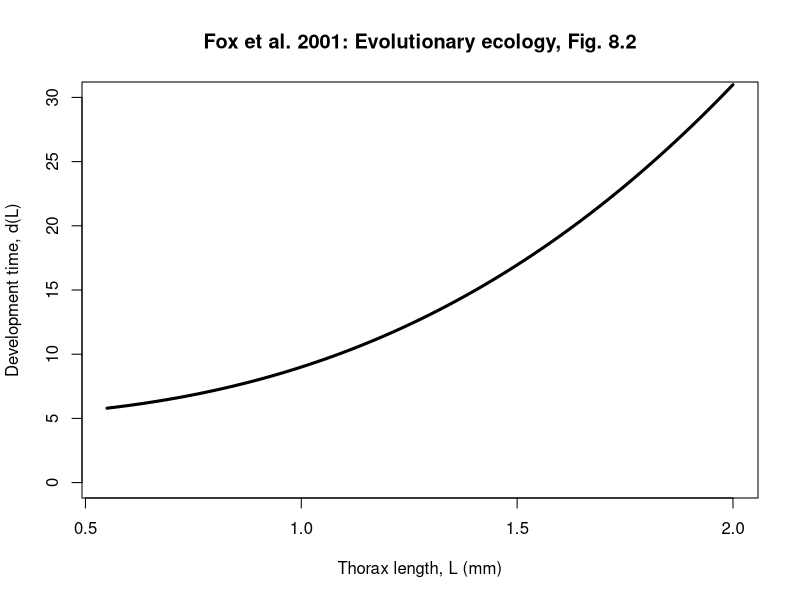
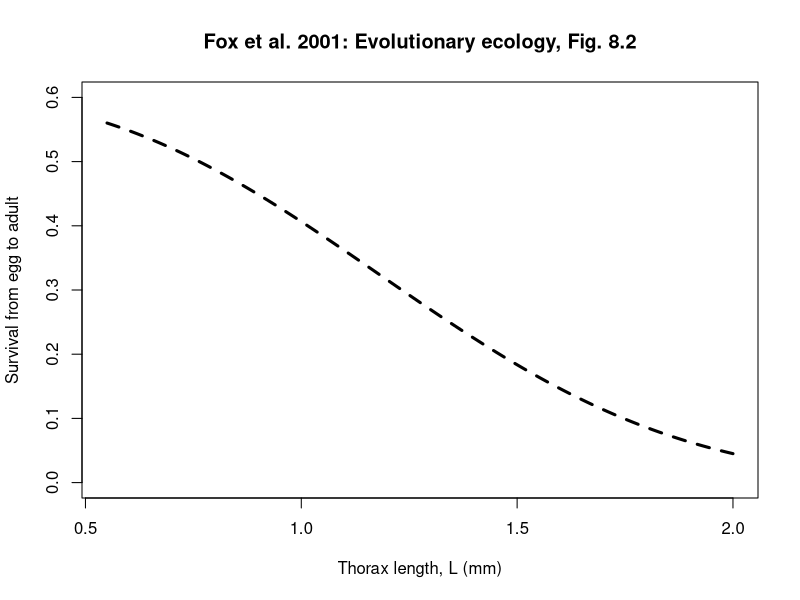
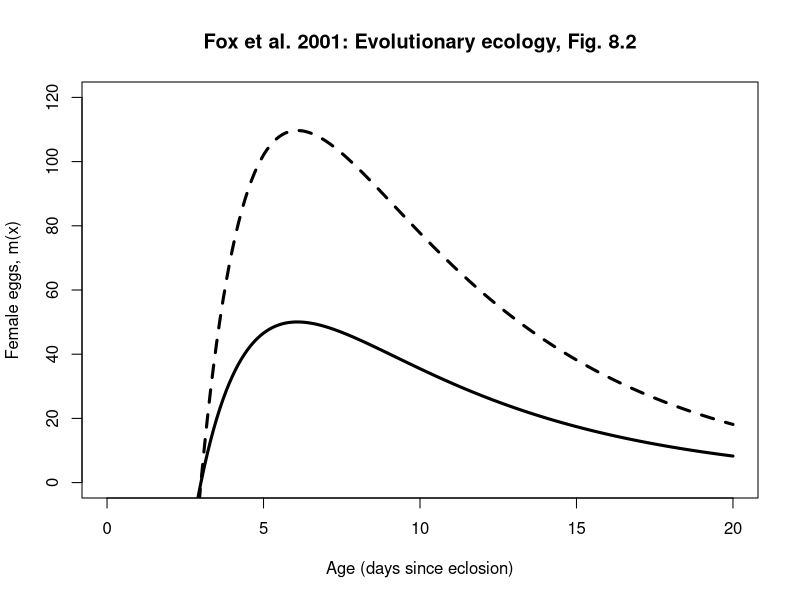
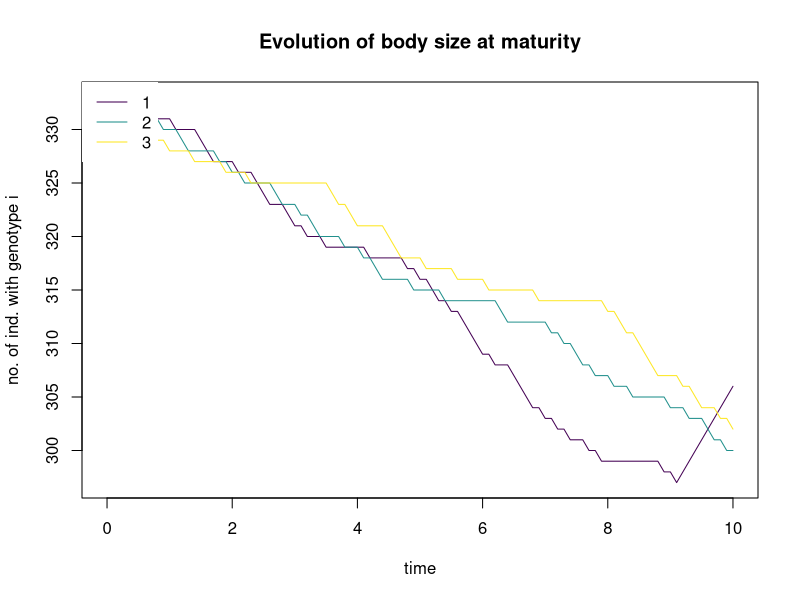

Write the R code that produced these figures, in order.
# EVOLUTION OF AGE AND SIZE AT MATURITY IN DROSOPHILIA
#__________________________

# Based on the section beginning on p107 of Fox et al. Evolutionary Ecology.
# https://ebookcentral.proquest.com/lib/mun/detail.action?docID=430289

# Remove all objects from the workspace: usually start with this
rm(list=ls())

# Load a package that provides a color palette
# You'll need to install this
require(viridis)

# The number of time steps to run the simulation
# You can change 100 to a different number if you would like
total.time = 100

# Larval mortality rate
# ---------------------
# To figure out that the larval mortality rate was 0.1 individuals per time,
# I tried to reproduce Figure 8.2 from Fox et al: I tried different values of
# l0 until I got a graph that gave reasonable "Survival from egg to adult"
# probabilities as a function of thorax length (see below)
l0 = .1

# Adult mortality rate
# --------------------
# I couldn't find any information on the adult mortality rate so I just
# guessed that adult mortality was 1/2 larval mortality. You could change
# this number, but I'd expect that adult mortality is less than larval.
l1 = l0*0.5

# Population size
#----------------
# This simulation considers evolution in a population that,
# for the most part, doesn't change in size. The population size should be relatively
# large or the evolutionary outcome with be affected by genetic drift.
# Although, Fox et al. 2001 states that their results apply to population growth with
# no density dependence, computation will become very slow if the number of
# individuals is allowed to become very large. To avoid this we assume a fixed population
# size with one birth and one death in a time step.
Popn.Size=1000

# Genotypes
#----------
# Create a list of gentoypes/phenotypes that are present in the population
# The list of numbers below is the thorax size in millimeters. The list below
# considers 3 different genotypes, which correspond to thorax lengths of 
# 1mm, 2mm, and 3mm. Your list of genotypes can consist of more than 3
# genotypes, and you should choose different values for your computational experiments.
genotypes.list = c(1,2,3)

# The number of genotypes
Number.genotypes = length(genotypes.list)

# The different genotypes are assembled into a dataframe where different
# facts about these genotypes can be added, for example, the development
# time to reach a particular lenghth at maturity.
genotypes = data.frame(id=1,L=genotypes.list[1])

# Each genotype is given an "id" named by its position in genotypes.list.
for(i in seq(2,Number.genotypes)){
  genotypes = rbind(genotypes,c(id = i,L=genotypes.list[i]))
}

# The development time function
#-----------------------------
# The time to reach maturity (be reproductive) is determined by the length
# at maturity, for example, if the length at maturity is quite large, then
# it will take more days to reach maturity
Development = function(L){
  # The graph provided in Fox et al. 2001 Fig. 8.2 was used to estimate the
  # parameters d0, d1, and d2. 
  d0 =4
  d1 = 2.7
  d2 = 5
  # The formula for D, is equation 8.3 on p107 of Fox et al. 2001
  D = d0*L^d1 + d2
  return(D)
}

# Make a graph of development time versus thorax length
#-----------------------
# Make a list of thorax lengths at maturity to go on the x-axis
Lvec = seq(.55,2,.01)
# Now make a graph: on the y-axis are the develpment times for different lengths
# at maturity, on the x-axis are the lengths
plot(Lvec,Development(Lvec),typ="l", lwd=3, ylim = c(0,30), xlim = c(0.55,2), xlab = "Thorax length, L (mm)", ylab = "Development time, d(L)", main = "Fox et al. 2001: Evolutionary ecology, Fig. 8.2")

# Make a graph of the proportion of larvae surviving to maturity as a function
# of thorax length at maturity
#-----------------------------------------------------------
# Every day, there is the same rate of larval mortality, l0, however,
# when the size at maturity is bigger, it takes more days to reach maturity and
# so the probability of dying before reaching the adult stage is higher.
# The equation for the proportion of larvae surviving to adulthood is similiar
# to equation 8.5 in Fox et al. 2001. This graph was used to estimate,
# l0, based on its agreement with Figure 8.2 in Fox et al. 2001
plot(Lvec,exp(-l0*Development(Lvec)),typ="l", lty=2, lwd=3, xlim=c(0.55,2), ylim = c(0,.6), xlab = "Thorax length, L (mm)", ylab = "Survival from egg to adult", main = "Fox et al. 2001: Evolutionary ecology, Fig. 8.2")

# Now we calculate the development time for each of the genotypes and add
# this information to the dataframe summarizing the genotypes
Develop.time = Development(genotypes$L)
genotypes = cbind(genotypes,Develop.time)

# Define the characteristics of all indviduals in the population initially
#------------------------------------------------------------
genotype = NULL
develop.time = NULL
L = NULL
age = NULL

# We begin with all genotypes equally abundant. Run this code below:
for(i in seq(1,Number.genotypes)){
  genotype = c(genotype,rep(i,Popn.Size/Number.genotypes))
  develop.time=c(develop.time,rep(genotypes$Develop.time[i],Popn.Size/Number.genotypes))
  L = c(L,rep(genotypes$Develop.time[i],Popn.Size/Number.genotypes))
  age=c(age,rep(0,Popn.Size/Number.genotypes))
}

# The loop above is used to create a dataframe "Popn" that lists all the
# individuals in the population, their genotype, their age, and the aspects
# of life history that derive from size at maturity, L, i.e. development time
Popn = data.frame(cbind(genotype=genotype,age=age,L=L,develop.time))

# Fecundity is a function of body size at maturity and age:
Fecundity = function(a,L){
  # The parameters weren't given in Fox et al., so I did a bunch of algebra and
  # graphing to figure out what the parameters could be to reproduce Fig. 8.2
  # in Fox et al. I assumed that small implied L = 0.6mm and large implied L=1.6mm.
  m1 = .45
  # m2: x-intercept
  m2 = 3
  m3 = .15
  m5 = .8
  m4 = 250
  # m0 is described in the text below equation 8.4
  m0 = m4*L^m5
  # m is equation 8.4 on p107
  m = m0*(1-exp(-m1*(a-m2)))*exp(-m3*a)
  return(m)
}

# Graph age (days) versus female eggs
#------------------------------------
# Vector of ages to plot on the x-axis
avec = seq(0,20,.1)
# The values on the y-axis are given by evaluating the Fecundity function
# for L = 0.6mm (small) and L=1.6mm (large)
plot(avec,Fecundity(avec,0.6), typ="l", lwd=3,ylim = c(0,120), xlab = "Age (days since eclosion)", ylab = "Female eggs, m(x)", main = "Fox et al. 2001: Evolutionary ecology, Fig. 8.2")
lines(avec, Fecundity(avec,1.6), lwd=3, lty=2)

# For the population dynamics, we assume that each time step on individual dies
# and one individual reproduces making an offspring with the same genotype but
# with age 0. This is called the DB model (death then birth) and I have assumed
# the population has a fixed size (if at least one individual can reproduce).
# Every inidividual in the population gets a "score" for their chance of dying:
# l0 is assigned to all larvae, and l1 to all adults. Any individual dies in
# proportion to its "dscore" based on these mortality rates.

# Setting dscore and bscore = age is preallocation to get the correct size, since bscore
# and dscore will have the same length as the number of individuals in the population.

dscore = age

# Each individual is assinged a "bscore" that reflects their chance of reproducing.
# If the individual has yet to reach reproductive age, then bscore is 0 for them. For all
# individuals that have reach reproductive age, their "bscore" is in proportion to
# their fecundity as determined by the Fecundity() function: depending on their
# age and size at maturity

bscore = age

# At each time step, we count all the individuals with a particular
# genotype, and record these counts in a matrix "Number". Below is
# preallocation, and setting the correct value at t=0 before we let the dynamics
# evolve over time.
Number = matrix(0,total.time+1,1+Number.genotypes)
Number[1,]=c(0,t(unname(table(Popn$genotype))))

# Before we enter the loop, time is set equal to 0. In the loop, Time will
# be incremented with every iteration of the loop
Time = 0

# Run the temporal dynamics to reveal the changes in genotype
# frequency
for(t in seq(1,total.time)){
# Each individual has a corresponding dscore, based on whether the
# individual is a larvae or an adult:
dscore[Popn$age>=Popn$develop.time] = l1
dscore[Popn$age<Popn$develop.time] = l0
# cum.dscore: divide up a number line into intervals with length proportional to the
# dscore for each individual
cum.dscore = cumsum(dscore)
# r1: choose a random number. This random number corresponds to an interval of cum.dscore associated
# with a given individual. Based on this random number an individual is selected to
# die: the individual that dies is randomly choosen, but in proportion its mortality rate.
r1 = runif(1, 0, cum.dscore[length(Popn[,1])])
# ind.d: identifies that row position in the Popn matrix of the individual that will die.
ind.d = min(which(cum.dscore>r1))
# The line of code below removes the individual that experiences the mortality from the population.
Popn = Popn[-ind.d,]
# Below, we re-index the rows so there is not a missing index value.
row.names(Popn) = seq(1,length(Popn[,1]))
# bscore: bscore is zero....
bscore =rep(0,length(Popn[,1]))
# ... unless the individual is an adult. Being an adult is defined as having an age greater than
# the development time needed to reach maturity. Given that an individual is an adult
# their fecundity score is given by the Fecundity() function, which depends on the individuals age and size.
bscore[Popn$age>=Popn$develop.time]=Fecundity(Popn$age[Popn$age>=Popn$develop.time],Popn$L[Popn$age>=Popn$develop.time])

# cum.bscore: break-up a number line so that intervals are proportional to
# the bscore
cum.bscore = cumsum(bscore)
if(cum.bscore[length(Popn[,1])]>0){
# Choose a random number to select the individual that reproduces, in proportion to their bscore.
r1 = runif(1, 0, cum.bscore[length(Popn[,1])])
# ind.b: the row corresponding the individual that is selected to reproduce
ind.b = min(which(cum.bscore>r1))
# Create a new individual with: the same genotype id as the parent; age = 0; the same length at maturity
# as the parent; and the same development time as the parent.
new.ind = c(Popn$genotype[ind.b], 0,Popn$L[ind.b],Popn$develop.time[ind.b])
# Add the new individual to the population
Popn = rbind(Popn,new.ind)
# Fix up the row index names
row.names(Popn) = seq(1,length(Popn[,1]))
}
# For one iteration of the loop, how much does time increment? One idea
# was to base this on the time for one mortality to occur, which is given
# by under a Gillespie algorithm implementation, however, this seemed
# to give the evolution of very small L, so I commented it out.
# dt = -log(runif(1))/cum.dscore[length(Popn[,1])]
# Let's assume that each iteration of the loop corresponds to 1/10 of a day
# such that 10 individuals (out of the ~1000, i.e. 1%) die each day.
dt=1/10

# The new value of Time (upon the completion of this iteration of the loop)
# is the old value of Time (from the previous iteration of the loop) + dt.
Time = Time+dt
# As time progresses, individuals age too.
Popn$age = Popn$age+dt
# Count up the number of individuals with each genotype currently in the population.
# the table() function gives the counts that are non-zero and so the role of the first
# instance of "genotypes.count" is to assign 0 for the all the genotypes that are not
# observed.
genotypes.count = rep(0,Number.genotypes)
genotypes.summary = table(Popn$genotype)
genotypes.count[as.numeric(names(genotypes.summary))]=unname(genotypes.summary)
# Record the time, and the number of individuals with each genotype.
Number[t+1,] = c(Time, genotypes.count)
}

# Plot the results
#----------------
# Fix the color palette, so that we can make a legend that will be
# correct for a variable number of genotypes
Colours = viridis(Number.genotypes)
plot(Number[,1], Number[,2], typ="l", col = Colours[1], ylim = c(min(Number[,2:(Number.genotypes+1)]),max(Number[,2:(Number.genotypes+1)])), xlab = "time", ylab = "no. of ind. with genotype i", main = "Evolution of body size at maturity")
for(i in seq(2,Number.genotypes)){
lines(Number[,1], Number[,i+1], typ="l", col = Colours[i])
}
legend("topleft", legend = genotypes$L, col=Colours, lty = rep(1,Number.genotypes),box.lwd = 0)

# SOME NOTES
#-----------
# 1. The outcome of the evolutionary dynamics are quite sensitive to the choice of
#   dt which was made arbitrarily.
# 2. The initial condition starts with only larvae, and so for the first few iterations
#    of the loop there is no reproduction. During this time, the population decreases in size
#    and it is only once at least one individual is an adult, that reproduction begins and
#    the population size stabilizes. Therefore, whatever the value of "Popn.Size" the population
#    will actually stabilize at a value a bit lower than this.
# 3. The graph shows the length at maturity. If you would like to know the development
#    time, you need to type > Development(L0) into the console, where L0 is a number
#    corresponding to the length at maturity you want to know the corresponding development
#    time for.
# 4. You can make a graph for "Female eggs, m(x)" for a given length maturity, L0 by
#    using the following commands:
# > avec = seq(0,20,.1)
# > plot(avec,Fecundity(avec,L0), typ="l", lwd=3,ylim = c(0,120), xlab = "Age (days since eclosion)", ylab = "Female eggs, m(x)")
